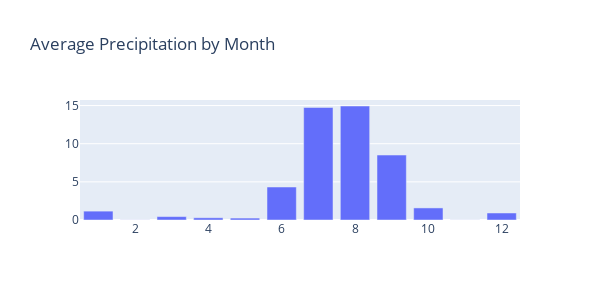

Notebook cell for this chart:
### Code cell
# Month total precipitation
fig = go.Figure(
    data=[go.Bar(x=monthly_precip_sum.index, y=monthly_precip_sum['mean'])],
    layout_title_text="Average Precipitation by Month"
)
# Specify the figure size
fig.update_layout(
    autosize=False,
    width=600,
    height=300)

fig.show(width=600, height=300, renderer="vscode")

### Figure 1 — Plotly figure (JSON) as saved in the notebook; plotly's stock layout.template omitted (floating-point values rounded to 4 significant figures)
{"data": [{"type": "bar", "x": [1, 2, 3, 4, 5, 6, 7, 8, 9, 10, 11, 12], "y": [1.162, 0.01429, 0.4462, 0.2911, 0.2516, 4.324, 14.75, 14.94, 8.513, 1.582, 0.01319, 0.9194]}], "layout": {"autosize": false, "height": 300, "title": {"text": "Average Precipitation by Month"}, "width": 600}}
